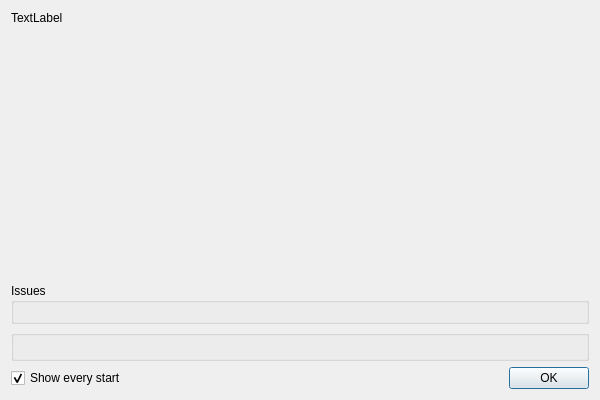
<?xml version="1.0" encoding="UTF-8"?>
<ui version="4.0">
 <class>WelcomeScreenDialog</class>
 <widget class="QDialog" name="WelcomeScreenDialog">
  <property name="geometry">
   <rect>
    <x>0</x>
    <y>0</y>
    <width>600</width>
    <height>400</height>
   </rect>
  </property>
  <property name="windowTitle">
   <string>About Mantid Imaging</string>
  </property>
  <property name="styleSheet">
   <string notr="true">#WelcomeScreenDialog {
border-image:url(images/welcome_screen_background.png);
min-width:30em; min-height:20em;
max-width:30em; max-height:20em;
}</string>
  </property>
  <layout class="QVBoxLayout" name="verticalLayout">
   <item>
    <widget class="QLabel" name="version_label">
     <property name="styleSheet">
      <string notr="true">margin-top:3em;</string>
     </property>
     <property name="text">
      <string>TextLabel</string>
     </property>
    </widget>
   </item>
   <item>
    <spacer name="verticalSpacer">
     <property name="orientation">
      <enum>Qt::Vertical</enum>
     </property>
     <property name="sizeHint" stdset="0">
      <size>
       <width>20</width>
       <height>40</height>
      </size>
     </property>
    </spacer>
   </item>
   <item>
    <widget class="QGroupBox" name="issue_box">
     <property name="enabled">
      <bool>true</bool>
     </property>
     <property name="title">
      <string>Issues</string>
     </property>
     <layout class="QVBoxLayout" name="verticalLayout_4">
      <item>
       <layout class="QVBoxLayout" name="issue_box_layout"/>
      </item>
     </layout>
    </widget>
   </item>
   <item>
    <widget class="QGroupBox" name="link_box">
     <property name="title">
      <string/>
     </property>
     <layout class="QVBoxLayout" name="verticalLayout_2">
      <item>
       <layout class="QGridLayout" name="link_box_layout"/>
      </item>
     </layout>
    </widget>
   </item>
   <item>
    <layout class="QHBoxLayout" name="horizontalLayout">
     <item>
      <widget class="QCheckBox" name="show_at_start">
       <property name="text">
        <string>Show every start</string>
       </property>
       <property name="checked">
        <bool>true</bool>
       </property>
      </widget>
     </item>
     <item>
      <spacer name="horizontalSpacer">
       <property name="orientation">
        <enum>Qt::Horizontal</enum>
       </property>
       <property name="sizeHint" stdset="0">
        <size>
         <width>40</width>
         <height>20</height>
        </size>
       </property>
      </spacer>
     </item>
     <item>
      <widget class="QPushButton" name="ok_button">
       <property name="text">
        <string>OK</string>
       </property>
      </widget>
     </item>
    </layout>
   </item>
  </layout>
 </widget>
 <resources/>
 <connections/>
</ui>
